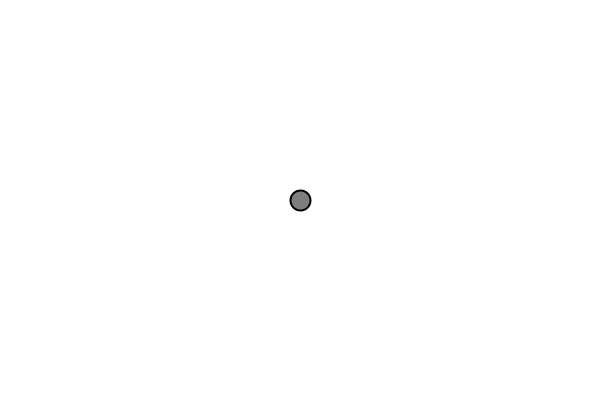
Frame 1 (no input)
Frame 60 (the mouse pressed at the canvas centre just before this capture): identical to frame 1, image omitted
Frame 120 (the mouse held since frame 60 and released just before this capture): identical to frame 1, image omitted

The Processing sketch that drew this single still picture (run headless with seeded random() and noise(); from frame 60 on, the mouse is pressed at the canvas centre):

// Processing sketch: startingCode
// ── startingCode.pde
Particle p;

void setup() {
   size(600,400);
   p = new Particle( new PVector( width/2, height/2), 1, 20);
}

void draw() {
  background(255);
  p.Update();
  p.CheckBorders();
  p.Display();
  
}
// ── Particle.pde
class Particle {
 
  PVector position;
  PVector velocity = new PVector(0.0, 0.0);
  PVector acceleration = new PVector(0.0, 0.0);
  float diameter;
  float mass;
  
  Particle (PVector _position, float _mass, float _diameter) {
   position = _position;
   mass = _mass;
   diameter = _diameter;
    
  }
  
  void Update() {
    velocity.add(acceleration);
    position.add(velocity); 
    acceleration.mult(0);
  }
  
  void CheckBorders() {
    if (position.x > width) {
      position.x = width;
      velocity.x *= -1;
    } else if (position.x < 0) {
      velocity.x *= -1;
      position.x = 0;
    }

    if (position.y > height) {
      velocity.y *= -1;
      position.y = height;
    }
  }
  
  void applyForce(PVector force) {
   PVector a = PVector.div(force,mass);
   acceleration.add( a );
  }
  
  void Display() {
    stroke(0);
    strokeWeight(2);
    fill(127);
    ellipse(position.x,position.y,diameter,diameter);
    
  }
  
}
